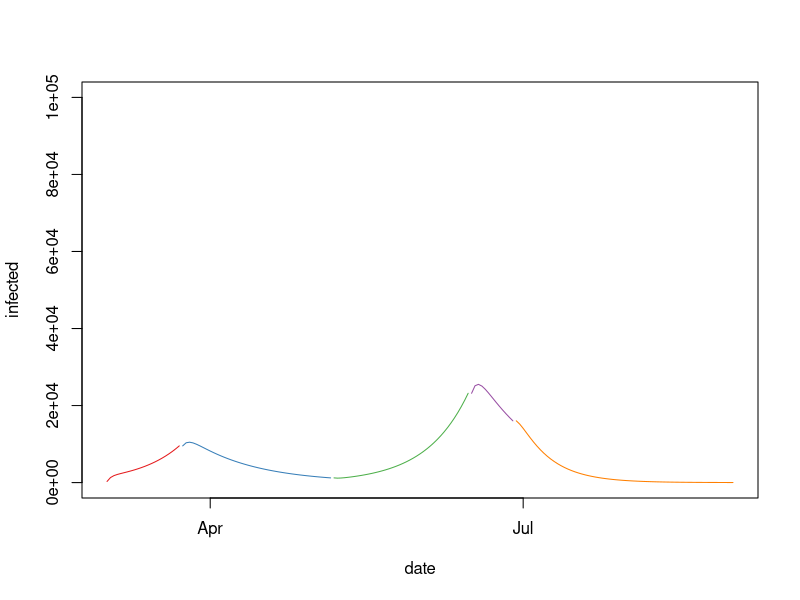

This figure's R source:
library(deSolve)
library(RColorBrewer)

seirgen <- function(date, S0, E0, I0, R0, beta, gamma, sigma) {
  out <- ode(
    times = seq_len(length(date)),
    y = c(S = S0, E = E0, I = I0, R = R0),
    parms = c(N = N, beta = beta, gamma = gamma, sigma = sigma, dtstep = 1),
    method = "euler",
    func = function(t, y, parms) {
      with(as.list(c(y, parms)), {
        dS <- dtstep * (-beta * ((S * I) / N))
        dE <- dtstep * (beta * ((S * I) / N) - sigma * E)
        dI <- dtstep * (sigma * E - gamma * I)
        dR <- dtstep * (gamma * I)
        list(c(dS, dE, dI, dR))
      })
    }
  )
  colnames(out)[1] <- "date"
  out <- as.data.frame(out)
  out$date <- date
  out
}

colors <- brewer.pal(9, name = "Set1")
phases <- data.frame(
#        no lockdown            lockdown               no lockdown            FLEISCHSKANDAL         MALLE
from = c(as.Date("2020-03-02"), as.Date("2020-03-24"), as.Date("2020-05-07"), as.Date("2020-06-16"), as.Date("2020-06-29")),
to = c(as.Date("2020-03-23"), as.Date("2020-05-06"), as.Date("2020-06-15"), as.Date("2020-06-28"), as.Date("2020-08-31")),
beta = c(0.6, 0.2, 0.6, 0.2, 0.1),
color = colors[1:5]
)

allphases <- seq.Date(from = phases[1, "from"], to = phases[nrow(phases), "to"], by = 1)
N <- 83000000
R0 <- 0
I0 <- 292
E0 <- 20 * I0
S0 <- N - E0 - I0 - R0
gamma <- 0.33
sigma <- 0.19

plot(allphases, rep(0, length(allphases)), xlab = "date", ylab = "infected", ylim = c(0, 1e5), type = "n", cex = 0.5)

for (i in seq_len(nrow(phases))) {
  phase <- phases[i,]
  date <- seq.Date(phase$from, phase$to, 1)
  simulated <- seirgen(date, S0, E0, I0, R0, phase$beta, gamma, sigma)

  lines(simulated$date, simulated$I, col = phase$color)

  # Starting parameters for the next iteration equal the final values for the current simulated run,
  # since the next simulated phase should pick up where the current one left off.
  R0 <- simulated[nrow(simulated), "R"]
  I0 <- simulated[nrow(simulated), "I"]
  E0 <- simulated[nrow(simulated), "E"]
  S0 <- N - E0 - I0 - R0
}
